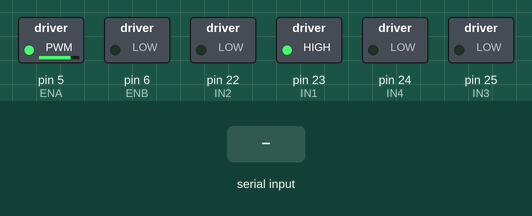
Recording of a sketch running on a simulated Arduino Mega 2560, built with avr-gcc and run on an emulated ATmega2560. Shown: switched loads named in the sketch (green lamp = pin HIGH). The inputs (shaded band) are chosen by the test bench.

Above: at 1.2 s.
1.3 s: "s90\n" received over Serial
Timing chart, 0 to 4.3 s (numbered marks = the images above; inputs shaded):
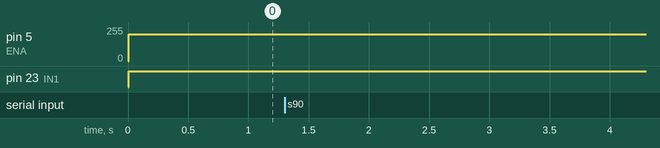

The sketch:

WALLE_mega_working.ino
```cpp
/*
================================================================
  WALL-E MEGA — FINAL
  Uses TankStatus struct + makeByteTankStatus/readByteTankStatus
  exactly matching TankStatus.h and TankStatus.c

  DEBUG COMMANDS (Serial monitor 115200):
    'd' → toggle debug stream
    'p' → print current state snapshot
    's' → force stop motors
================================================================
*/

#include <avr/wdt.h>
#include <string.h>

// ── TANKSTATUS STRUCT (from TankStatus.h) ──
#define TANKSTATUS_PACKET_LENGTH 16
// ── STATE (add these) ──
int lastLeftRaw  = 0;
int lastRightRaw = 0;
#define FLIP_THRESHOLD 150   // if delta exceeds this, reject the update

struct TankStatus {
    volatile unsigned char driveLeft;
    volatile unsigned char driveRight;
    volatile short eulerX;
    volatile short eulerY;
    volatile char  eulerZ;
    volatile int   lockID;
    volatile unsigned char changeFlag;
};

// ── TANKSTATUS FUNCTIONS (from TankStatus.c) ──
void constructTankStatus(struct TankStatus *self) {
    self->driveLeft  = 0;
    self->driveRight = 0;
    self->eulerX     = 0;
    self->eulerY     = 0;
    self->eulerZ     = 90;
    self->changeFlag = 0;
}

void makeByteTankStatus(unsigned char *buffer, int byteLength,
                        struct TankStatus *ts) {
    if (byteLength < TANKSTATUS_PACKET_LENGTH || buffer == NULL || ts == NULL)
        return;
    int offset = 0;
    memcpy(buffer + offset, (const void *)&ts->driveLeft,  sizeof(ts->driveLeft));
    offset += sizeof(ts->driveLeft);
    memcpy(buffer + offset, (const void *)&ts->driveRight, sizeof(ts->driveRight));
    offset += sizeof(ts->driveRight);
    offset += 2;
    memcpy(buffer + offset, (const void *)&ts->eulerX, sizeof(ts->eulerX));
    offset += sizeof(ts->eulerX);
    memcpy(buffer + offset, (const void *)&ts->eulerY, sizeof(ts->eulerY));
    offset += sizeof(ts->eulerY);
    memcpy(buffer + offset, (const void *)&ts->eulerZ, sizeof(ts->eulerZ));
}

void readByteTankStatus(unsigned char *buffer, int byteLength,
                        struct TankStatus *ts) {
    if (byteLength < TANKSTATUS_PACKET_LENGTH || buffer == NULL || ts == NULL)
        return;
    int offset = 0;
    memcpy((void *)&ts->driveLeft,  buffer + offset, sizeof(ts->driveLeft));
    offset += sizeof(ts->driveLeft);
    memcpy((void *)&ts->driveRight, buffer + offset, sizeof(ts->driveRight));
    offset += sizeof(ts->driveRight);
    offset += 2;
    memcpy((void *)&ts->eulerX, buffer + offset, sizeof(ts->eulerX));
    offset += sizeof(ts->eulerX);
    memcpy((void *)&ts->eulerY, buffer + offset, sizeof(ts->eulerY));
    offset += sizeof(ts->eulerY);
    memcpy((void *)&ts->eulerZ, buffer + offset, sizeof(ts->eulerZ));
}

// ── MOTOR PINS ──
#define ENA   5
#define IN1   23
#define IN2   22
#define ENB   6
#define IN3   25
#define IN4   24
#define MAX_PWM  200
#define DEADZONE 12
#define LOOP_MS  5

// ── STATE ──
struct TankStatus rxStatus;
struct TankStatus txStatus;

uint8_t btBuf[TANKSTATUS_PACKET_LENGTH];
uint8_t btIdx    = 0;
uint32_t btBytes = 0;   // total BT bytes received
uint32_t btPkts  = 0;   // total complete packets parsed

float  pitchDeg = 0.0f;
String unoLine  = "";
unsigned long lastLoop = 0;

// current motor PWM values for debug
int currentLeftPWM  = 0;
int currentRightPWM = 0;

// debug flags
bool debugStream  = false;   // 'd' → continuous CSV stream
bool debugPackets = false;   // shows raw packet bytes on each receive

// ── HELPERS ──
int clampi(int x, int lo, int hi) {
    return x < lo ? lo : (x > hi ? hi : x);
}

// ── MOTOR DRIVER ──
void setMotor(int en, int a, int b, int signedSpeed) {
    int pwm = clampi(abs(signedSpeed), 0, MAX_PWM);
    if (pwm == 0) {
        digitalWrite(a, LOW); digitalWrite(b, LOW);
        analogWrite(en, 0); return;
    }
    digitalWrite(a, signedSpeed > 0 ? HIGH : LOW);
    digitalWrite(b, signedSpeed > 0 ? LOW  : HIGH);
    analogWrite(en, pwm);
}

void stopMotors() {
    setMotor(ENA, IN1, IN2, 0);
    setMotor(ENB, IN3, IN4, 0);
    currentLeftPWM = currentRightPWM = 0;
}

// ── PARSE TANKSTATUS FROM BT ──
void parseTankStatus(uint8_t* buf) {
    readByteTankStatus(buf, TANKSTATUS_PACKET_LENGTH, &rxStatus);
    btPkts++;

    // Debug: print raw packet bytes when debugPackets enabled
    if (debugPackets) {
        //Serial.print("PKT["); Serial.print(btPkts); Serial.print("] raw: ");
        for (int i = 0; i < TANKSTATUS_PACKET_LENGTH; i++) {
            if (buf[i] < 0x10) //Serial.print("0");
            Serial.print(buf[i], HEX);
            Serial.print(" ");
        }
//        Serial.println();
//        Serial.print("  → driveL="); Serial.print((int)(unsigned char)rxStatus.driveLeft);
//        Serial.print("  driveR=");   Serial.print((int)(unsigned char)rxStatus.driveRight);
//        Serial.print("  eulerX=");   Serial.print(rxStatus.eulerX);
//        Serial.print("  eulerY=");   Serial.print(rxStatus.eulerY);
//        Serial.print("  eulerZ=");   Serial.println(rxStatus.eulerZ);
    }
}

// ── SEND TANKSTATUS BACK TO PARALLAX ──
//void sendTankStatus(float pitchDegFloat) {
//    txStatus.driveLeft  = rxStatus.driveLeft;
//    txStatus.driveRight = rxStatus.driveRight;
//    txStatus.eulerX     = 0;                      // unused
//    txStatus.eulerY     = (short)pitchDegFloat;   // ← GUI reads this
//    txStatus.eulerZ     = 90;
//    txStatus.changeFlag = 0;
//    txStatus.lockID     = 0;
//
//    uint8_t buf[TANKSTATUS_PACKET_LENGTH];
//    memset(buf, 0, TANKSTATUS_PACKET_LENGTH);
//    makeByteTankStatus(buf, TANKSTATUS_PACKET_LENGTH, &txStatus);
//    Serial1.write(buf, TANKSTATUS_PACKET_LENGTH);
//}
void sendTankStatus(float pitchDegFloat) {
    txStatus.driveLeft  = rxStatus.driveLeft;
    txStatus.driveRight = rxStatus.driveRight;
    txStatus.eulerX     = 0;
    txStatus.eulerY     = (short)pitchDegFloat;   // pitch to GUI
    txStatus.eulerZ     = 90;
    txStatus.changeFlag = 0;
    txStatus.lockID     = 0;

    // ── DEBUG ──
    static int printCount = 0;
    if (++printCount >= 20) {   // print every 20 telemetry sends = ~1Hz
        printCount = 0;
        //Serial.print("TEL eulerY="); Serial.println(txStatus.eulerY);
    }

    uint8_t buf[TANKSTATUS_PACKET_LENGTH];
    memset(buf, 0, TANKSTATUS_PACKET_LENGTH);
    makeByteTankStatus(buf, TANKSTATUS_PACKET_LENGTH, &txStatus);
    Serial1.write(buf, TANKSTATUS_PACKET_LENGTH);
}

// ── DRIVE MOTORS FROM TANKSTATUS ──
//void driveMotors() {
//    int leftRaw  = -((int)(unsigned char)rxStatus.driveLeft  - 127);
//    int rightRaw = -((int)(unsigned char)rxStatus.driveRight - 127);
//
//    leftRaw  = clampi(leftRaw,  -124, 124);
//    rightRaw = clampi(rightRaw, -124, 124);
//
//    // ── FLIP REJECTION ──
//    if (abs(leftRaw - lastLeftRaw) > FLIP_THRESHOLD) {
//        leftRaw = lastLeftRaw;   // ignore this update, hold last good value
//        //Serial.println("DBG: left flip rejected");
//    }
//    if (abs(rightRaw - lastRightRaw) > FLIP_THRESHOLD) {
//        rightRaw = lastRightRaw;
//        //Serial.println("DBG: right flip rejected");
//    }
//
//    lastLeftRaw  = leftRaw;
//    lastRightRaw = rightRaw;
//
//    currentLeftPWM  = leftRaw;
//    currentRightPWM = rightRaw;
//
//    int throttle = rightRaw*1.4;
//    int turn = leftRaw*1.4;
//
//    int rightCmd = throttle + turn;
//    int leftCmd = throttle - turn;
//
//    setMotor(ENA, IN1, IN2, rightCmd);
//    setMotor(ENB, IN3, IN4, leftCmd);
//}
void driveMotors() {
    // ── RAW DECODE (0-255 → -124..+124) ──
    int throttle = -((int)(unsigned char)rxStatus.driveRight - 127);
    int steering = -((int)(unsigned char)rxStatus.driveLeft  - 127);

    throttle = clampi(throttle, -124, 124);
    steering = clampi(steering, -124, 124);

    // ── FLIP REJECTION ──
    if (abs(throttle - lastLeftRaw)  > FLIP_THRESHOLD) throttle = lastLeftRaw;
    if (abs(steering - lastRightRaw) > FLIP_THRESHOLD) steering = lastRightRaw;

    lastLeftRaw  = throttle;
    lastRightRaw = steering;

    // ── SCALE ±124 → ±255 ──
    throttle = (throttle * 255) / 124;
    steering = (steering * 255) / 124;

    // ── ARCADE MIX + CLAMP ──
    currentRightPWM = clampi(throttle + steering, -MAX_PWM, MAX_PWM);
    currentLeftPWM  = clampi(throttle - steering, -MAX_PWM, MAX_PWM);

    setMotor(ENA, IN1, IN2, currentRightPWM);
    setMotor(ENB, IN3, IN4, currentLeftPWM);
}
// ── PARSE PITCH FROM UNO ──
void parseUnoLine(String line) {
    line.trim();
    if (line.startsWith("P:")) {
        pitchDeg = line.substring(2).toFloat();
        if (debugStream) {
           // Serial.print("UNO pitch=");
            //Serial.println(pitchDeg, 2);
        }
    }
}

// ── PRINT STATE SNAPSHOT ──
void printState() {
    //Serial.println("=== STATE SNAPSHOT ===");
    //Serial.print("  pitch=");      Serial.println(pitchDeg, 2);
    //Serial.print("  driveL=");     Serial.print((int)(unsigned char)rxStatus.driveLeft);
    //Serial.print("  driveR=");     Serial.println((int)(unsigned char)rxStatus.driveRight);
    //Serial.print("  leftPWM=");    Serial.print(currentLeftPWM);
    //Serial.print("  rightPWM=");   Serial.println(currentRightPWM);
    //Serial.print("  eulerX=");     Serial.print(rxStatus.eulerX);
    //Serial.print("  eulerY=");     Serial.print(rxStatus.eulerY);
    //Serial.print("  eulerZ=");     Serial.println(rxStatus.eulerZ);
    //Serial.print("  btBytes=");    Serial.print(btBytes);
    //Serial.print("  btPkts=");     Serial.println(btPkts);
    //Serial.print("  debug=");      Serial.print(debugStream ? "ON" : "OFF");
    //Serial.print("  pktDebug=");   Serial.println(debugPackets ? "ON" : "OFF");
    //Serial.println("======================");
}

void setup() {
    if (MCUSR & (1 << WDRF)) MCUSR = 0;
    wdt_disable();
    wdt_enable(WDTO_250MS);

    Serial.begin(115200);
    Serial1.begin(9600);
    Serial2.begin(115200);

    pinMode(ENA,OUTPUT); pinMode(IN1,OUTPUT); pinMode(IN2,OUTPUT);
    pinMode(ENB,OUTPUT); pinMode(IN3,OUTPUT); pinMode(IN4,OUTPUT);
    stopMotors();

    constructTankStatus(&rxStatus);
    constructTankStatus(&txStatus);

    //Serial.println("================================");
    //Serial.println("  WALL-E MEGA READY");
    //Serial.println("  d=debug stream  p=snapshot");
    //Serial.println("  b=packet debug  s=stop");
    //Serial.println("  CSV: ms,driveL,driveR,lPWM,rPWM,pitch,pkts");
    //Serial.println("================================");

    lastLoop = millis();
}

void loop() {
    wdt_reset();

    // ── SERIAL DEBUG COMMANDS ──
    if (Serial.available()) {
        char cmd = Serial.read();
        switch (cmd) {
            case 'd':
                debugStream = !debugStream;
                //Serial.println(debugStream ? "Debug stream ON" : "Debug stream OFF");
                if (debugStream)
                    //Serial.println("ms,driveL,driveR,lPWM,rPWM,pitch,pkts");
                break;
            case 'b':
                debugPackets = !debugPackets;
                //Serial.print("Packet debug: ");
                //Serial.println(debugPackets ? "ON" : "OFF");
                break;
            case 'p':
                printState();
                break;
            case 's':
                stopMotors();
                rxStatus.driveLeft  = 0;
                rxStatus.driveRight = 0;
                //Serial.println("FORCED STOP");
                break;
        }
    }

    // ── BT RECEIVE ──
    while (Serial1.available()) {
        uint8_t c = Serial1.read();
        btBytes++;
        btBuf[btIdx++] = c;
        if (btIdx >= TANKSTATUS_PACKET_LENGTH) {
            parseTankStatus(btBuf);
            btIdx = 0;
        }
    }

    // ── READ PITCH FROM UNO ──
    while (Serial2.available()) {
        char c = (char)Serial2.read();
        if (c == '\n') { parseUnoLine(unoLine); unoLine = ""; }
        else unoLine += c;
    }

    // ── FIXED RATE LOOP ──
    unsigned long now = millis();
    if ((now - lastLoop) < LOOP_MS) return;
    lastLoop = now;

    // ── DRIVE MOTORS ──
    driveMotors();

    // ── TELEMETRY TO PARALLAX (20Hz) ──
    static int telCount = 0;
    if (++telCount >= 10) {
        telCount = 0;
        sendTankStatus(pitchDeg);
    }

    // ── DEBUG CSV STREAM (5Hz) ──
    static int dbgCount = 0;
    if (++dbgCount >= 40) {
        dbgCount = 0;
        if (debugStream) {
            // CSV: ms, driveL, driveR, leftPWM, rightPWM, pitch, packets
            //Serial.print(millis());                              Serial.print(",");
            //Serial.print((int)(unsigned char)rxStatus.driveLeft);      Serial.print(",");
            //Serial.print((int)(unsigned char)rxStatus.driveRight);     Serial.print(",");
            //Serial.print(currentLeftPWM);                        Serial.print(",");
            //Serial.print(currentRightPWM);                       Serial.print(",");
            //Serial.print(pitchDeg, 2);                           Serial.print(",");
            //Serial.println(btPkts);
        } else {
            // Plain 2Hz status when debug off
            //Serial.print("pitch=");  Serial.print(pitchDeg, 2);
            //Serial.print("  L=");    Serial.print(currentLeftPWM);
            //Serial.print("  R=");    Serial.print(currentRightPWM);
            //Serial.print("  pkts="); Serial.println(btPkts);
        }
    }
}
```
